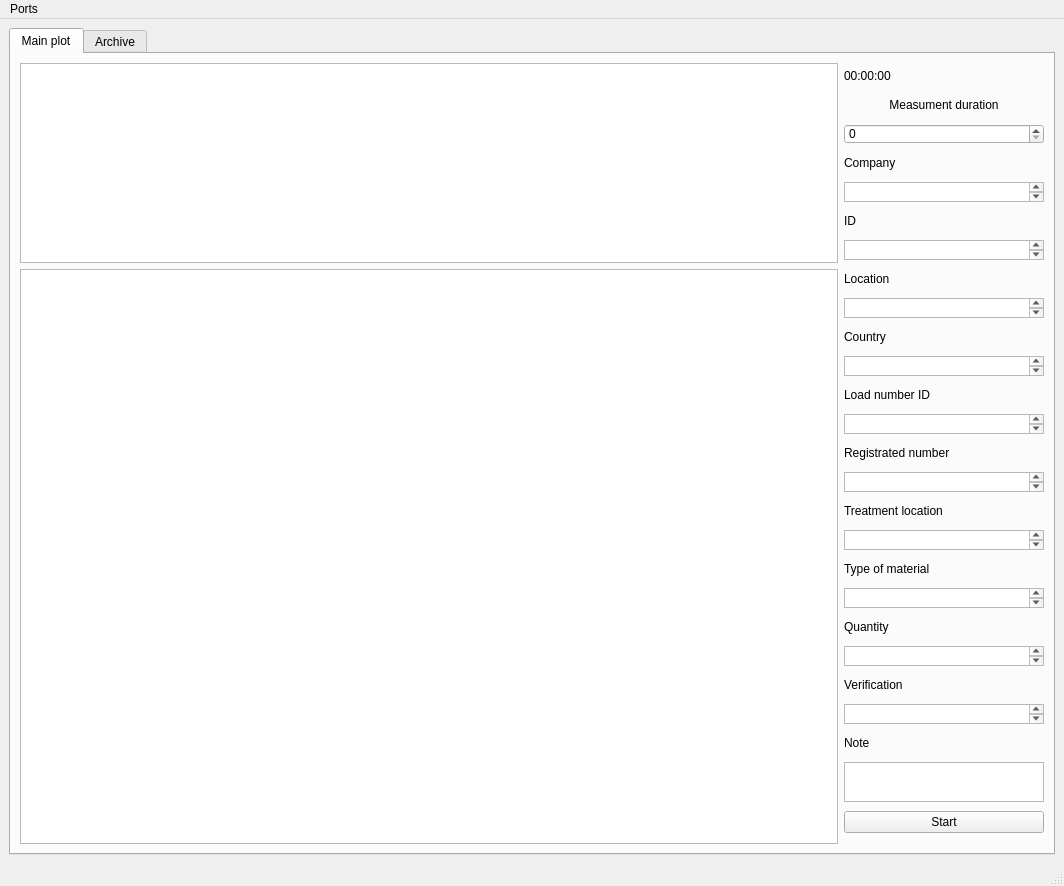
<?xml version="1.0" encoding="UTF-8"?>
<ui version="4.0">
 <class>MainWindow</class>
 <widget class="QMainWindow" name="MainWindow">
  <property name="geometry">
   <rect>
    <x>0</x>
    <y>0</y>
    <width>1064</width>
    <height>886</height>
   </rect>
  </property>
  <property name="windowTitle">
   <string>Serial port logging</string>
  </property>
  <widget class="QWidget" name="centralwidget">
   <layout class="QHBoxLayout" name="horizontalLayout">
    <item>
     <widget class="QTabWidget" name="tabWidget">
      <property name="currentIndex">
       <number>0</number>
      </property>
      <widget class="QWidget" name="main_plot_tab">
       <property name="sizePolicy">
        <sizepolicy hsizetype="Expanding" vsizetype="Expanding">
         <horstretch>0</horstretch>
         <verstretch>0</verstretch>
        </sizepolicy>
       </property>
       <attribute name="title">
        <string>Main plot</string>
       </attribute>
       <layout class="QHBoxLayout" name="horizontalLayout_3">
        <item>
         <layout class="QVBoxLayout" name="verticalLayout_7">
          <item>
           <widget class="QTableView" name="probe_data_table">
            <property name="maximumSize">
             <size>
              <width>16777215</width>
              <height>200</height>
             </size>
            </property>
           </widget>
          </item>
          <item>
           <widget class="QGraphicsView" name="plot_graphics_view"/>
          </item>
         </layout>
        </item>
        <item>
         <layout class="QVBoxLayout" name="verticalLayout_6">
          <item>
           <widget class="QLabel" name="time_label">
            <property name="maximumSize">
             <size>
              <width>200</width>
              <height>20</height>
             </size>
            </property>
            <property name="text">
             <string>00:00:00</string>
            </property>
           </widget>
          </item>
          <item>
           <widget class="QLabel" name="measurement_duration_label">
            <property name="maximumSize">
             <size>
              <width>200</width>
              <height>20</height>
             </size>
            </property>
            <property name="text">
             <string>Measument duration</string>
            </property>
            <property name="alignment">
             <set>Qt::AlignCenter</set>
            </property>
           </widget>
          </item>
          <item>
           <widget class="QSpinBox" name="measument_durtion_spinbox">
            <property name="maximumSize">
             <size>
              <width>200</width>
              <height>20</height>
             </size>
            </property>
           </widget>
          </item>
          <item>
           <widget class="QLabel" name="company_label">
            <property name="maximumSize">
             <size>
              <width>200</width>
              <height>20</height>
             </size>
            </property>
            <property name="text">
             <string>Company</string>
            </property>
           </widget>
          </item>
          <item>
           <widget class="QPlainTextEdit" name="company_input">
            <property name="maximumSize">
             <size>
              <width>200</width>
              <height>20</height>
             </size>
            </property>
           </widget>
          </item>
          <item>
           <widget class="QLabel" name="id_label">
            <property name="maximumSize">
             <size>
              <width>200</width>
              <height>20</height>
             </size>
            </property>
            <property name="text">
             <string>ID</string>
            </property>
           </widget>
          </item>
          <item>
           <widget class="QPlainTextEdit" name="id_input">
            <property name="maximumSize">
             <size>
              <width>200</width>
              <height>20</height>
             </size>
            </property>
           </widget>
          </item>
          <item>
           <widget class="QLabel" name="location_label">
            <property name="maximumSize">
             <size>
              <width>200</width>
              <height>20</height>
             </size>
            </property>
            <property name="text">
             <string>Location</string>
            </property>
           </widget>
          </item>
          <item>
           <widget class="QPlainTextEdit" name="location_input">
            <property name="maximumSize">
             <size>
              <width>200</width>
              <height>20</height>
             </size>
            </property>
           </widget>
          </item>
          <item>
           <widget class="QLabel" name="country_label">
            <property name="maximumSize">
             <size>
              <width>200</width>
              <height>20</height>
             </size>
            </property>
            <property name="text">
             <string>Country</string>
            </property>
           </widget>
          </item>
          <item>
           <widget class="QPlainTextEdit" name="country_input">
            <property name="maximumSize">
             <size>
              <width>200</width>
              <height>20</height>
             </size>
            </property>
           </widget>
          </item>
          <item>
           <widget class="QLabel" name="load_number_id_label">
            <property name="maximumSize">
             <size>
              <width>200</width>
              <height>20</height>
             </size>
            </property>
            <property name="text">
             <string>Load number ID</string>
            </property>
           </widget>
          </item>
          <item>
           <widget class="QPlainTextEdit" name="load_number_id_input">
            <property name="maximumSize">
             <size>
              <width>200</width>
              <height>20</height>
             </size>
            </property>
           </widget>
          </item>
          <item>
           <widget class="QLabel" name="registrated_number_label">
            <property name="maximumSize">
             <size>
              <width>200</width>
              <height>20</height>
             </size>
            </property>
            <property name="text">
             <string>Registrated number</string>
            </property>
           </widget>
          </item>
          <item>
           <widget class="QPlainTextEdit" name="registrated_number_input">
            <property name="maximumSize">
             <size>
              <width>200</width>
              <height>20</height>
             </size>
            </property>
           </widget>
          </item>
          <item>
           <widget class="QLabel" name="treatment_location_label">
            <property name="maximumSize">
             <size>
              <width>200</width>
              <height>20</height>
             </size>
            </property>
            <property name="text">
             <string>Treatment location</string>
            </property>
           </widget>
          </item>
          <item>
           <widget class="QPlainTextEdit" name="treatment_location_input">
            <property name="maximumSize">
             <size>
              <width>200</width>
              <height>20</height>
             </size>
            </property>
           </widget>
          </item>
          <item>
           <widget class="QLabel" name="type_of_material_label">
            <property name="maximumSize">
             <size>
              <width>200</width>
              <height>20</height>
             </size>
            </property>
            <property name="text">
             <string>Type of material</string>
            </property>
           </widget>
          </item>
          <item>
           <widget class="QPlainTextEdit" name="type_of_material_input">
            <property name="maximumSize">
             <size>
              <width>200</width>
              <height>20</height>
             </size>
            </property>
           </widget>
          </item>
          <item>
           <widget class="QLabel" name="quantity_label">
            <property name="maximumSize">
             <size>
              <width>200</width>
              <height>20</height>
             </size>
            </property>
            <property name="text">
             <string>Quantity</string>
            </property>
           </widget>
          </item>
          <item>
           <widget class="QPlainTextEdit" name="quantity_inpeu">
            <property name="maximumSize">
             <size>
              <width>200</width>
              <height>20</height>
             </size>
            </property>
           </widget>
          </item>
          <item>
           <widget class="QLabel" name="verification_label">
            <property name="maximumSize">
             <size>
              <width>200</width>
              <height>20</height>
             </size>
            </property>
            <property name="text">
             <string>Verification</string>
            </property>
           </widget>
          </item>
          <item>
           <widget class="QPlainTextEdit" name="verificaion_input">
            <property name="maximumSize">
             <size>
              <width>200</width>
              <height>20</height>
             </size>
            </property>
           </widget>
          </item>
          <item>
           <widget class="QLabel" name="note_label">
            <property name="maximumSize">
             <size>
              <width>200</width>
              <height>20</height>
             </size>
            </property>
            <property name="text">
             <string>Note</string>
            </property>
           </widget>
          </item>
          <item>
           <widget class="QPlainTextEdit" name="note_iinput">
            <property name="maximumSize">
             <size>
              <width>200</width>
              <height>40</height>
             </size>
            </property>
           </widget>
          </item>
          <item>
           <widget class="QPushButton" name="record_button">
            <property name="maximumSize">
             <size>
              <width>200</width>
              <height>16777215</height>
             </size>
            </property>
            <property name="text">
             <string>Start</string>
            </property>
           </widget>
          </item>
         </layout>
        </item>
       </layout>
      </widget>
      <widget class="QWidget" name="archive_tab">
       <attribute name="title">
        <string>Archive</string>
       </attribute>
       <layout class="QHBoxLayout" name="horizontalLayout_2">
        <item>
         <layout class="QVBoxLayout" name="verticalLayout_2">
          <property name="sizeConstraint">
           <enum>QLayout::SetMinimumSize</enum>
          </property>
          <item>
           <widget class="QLabel" name="archive_time_label">
            <property name="maximumSize">
             <size>
              <width>200</width>
              <height>16777215</height>
             </size>
            </property>
            <property name="text">
             <string>Time of measurement</string>
            </property>
           </widget>
          </item>
          <item>
           <widget class="QListWidget" name="measurements_list_widget">
            <property name="maximumSize">
             <size>
              <width>200</width>
              <height>16777215</height>
             </size>
            </property>
           </widget>
          </item>
          <item>
           <widget class="QPushButton" name="print_btn">
            <property name="maximumSize">
             <size>
              <width>200</width>
              <height>16777215</height>
             </size>
            </property>
            <property name="text">
             <string>Print</string>
            </property>
           </widget>
          </item>
          <item>
           <widget class="QPushButton" name="save_btn">
            <property name="maximumSize">
             <size>
              <width>200</width>
              <height>16777215</height>
             </size>
            </property>
            <property name="text">
             <string>Save as PDF</string>
            </property>
           </widget>
          </item>
          <item>
           <widget class="QPushButton" name="delete_btn">
            <property name="maximumSize">
             <size>
              <width>200</width>
              <height>16777215</height>
             </size>
            </property>
            <property name="text">
             <string>Delete record</string>
            </property>
           </widget>
          </item>
         </layout>
        </item>
        <item>
         <widget class="QGraphicsView" name="plot_graphics_view_2"/>
        </item>
       </layout>
      </widget>
     </widget>
    </item>
   </layout>
  </widget>
  <widget class="QMenuBar" name="menubar">
   <property name="geometry">
    <rect>
     <x>0</x>
     <y>0</y>
     <width>1064</width>
     <height>21</height>
    </rect>
   </property>
   <widget class="QMenu" name="menuPorts">
    <property name="title">
     <string>Ports</string>
    </property>
    <addaction name="actionPorts_settings"/>
   </widget>
   <addaction name="menuPorts"/>
  </widget>
  <widget class="QStatusBar" name="statusbar"/>
  <action name="actionPorts_settings">
   <property name="text">
    <string>Port settings</string>
   </property>
  </action>
  <action name="actionExit">
   <property name="text">
    <string>Exit</string>
   </property>
  </action>
 </widget>
 <resources/>
 <connections/>
</ui>
